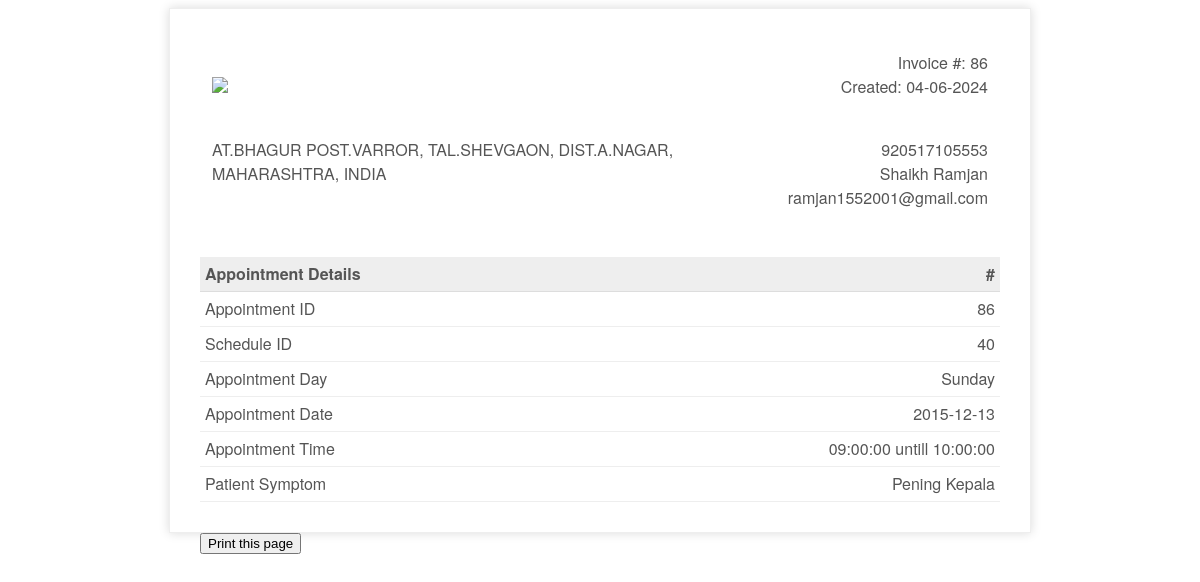
Page /invoice.php?appid=86 on the committed database.
### tables this page shows
CREATE TABLE `appointment` (
  `appId` int(3) NOT NULL,
  `patientIc` bigint(12) NOT NULL,
  `scheduleId` int(10) NOT NULL,
  `appSymptom` varchar(100) NOT NULL,
  `appComment` varchar(100) NOT NULL,
  `status` varchar(10) NOT NULL DEFAULT 'process'
);

CREATE TABLE `patient` (
  `icPatient` bigint(12) NOT NULL,
  `password` varchar(20) NOT NULL,
  `patientFirstName` varchar(20) NOT NULL,
  `patientLastName` varchar(20) NOT NULL,
  `patientMaritialStatus` varchar(10) NOT NULL,
  `patientDOB` date NOT NULL,
  `patientGender` varchar(10) NOT NULL,
  `patientAddress` varchar(100) NOT NULL,
  `patientPhone` varchar(15) NOT NULL,
  `patientEmail` varchar(100) NOT NULL
);

CREATE TABLE `doctorschedule` (
  `scheduleId` int(11) NOT NULL,
  `scheduleDate` date NOT NULL,
  `scheduleDay` varchar(15) NOT NULL,
  `startTime` time NOT NULL,
  `endTime` time NOT NULL,
  `bookAvail` varchar(10) NOT NULL
);

### invoice.php (the view, shortened to what this page needs)
<?php
if (isset($_GET['appid'])) {
$appid=$_GET['appid'];
}
$res=mysqli_query($con, "SELECT a.*, b.*,c.* FROM patient a
JOIN appointment b
On a.icPatient = b.patientIc
JOIN doctorschedule c
On b.scheduleId=c.scheduleId
WHERE b.appId  =".$appid);
$userRow=mysqli_fetch_array($res,MYSQLI_ASSOC);
?>
<!doctype html>
<html>
    <head>
        <link rel="stylesheet" type="text/css" href="assets/css/invoice.css">
    </head>
    <body>
        <div class="invoice-box">
            <table cellpadding="0" cellspacing="0">
                <tr class="top">
                    <td colspan="2">
                        <table>
                            <tr>
                                <td class="title">
                                    <img src="assets/img/logo 1.jpg" style="width:100%; max-width:300px;">
                                </td>
                                <td>
                                    Invoice #: <?php echo $userRow['appId'];?><br>
                                    Created: <?php echo date("d-m-Y");?><br>
                                </td>
                            </tr>
                        </table>
                    </td>
                </tr>
                <tr class="information">
                    <td colspan="2">
                        <table>
                            <tr>
                                <td>
                                    <?php echo $userRow['patientAddress'];?>
                                </td>
                                <td><?php echo $userRow['patientIc'];?><br>
                                    <?php echo $userRow['patientFirstName'];?> <?php echo $userRow['patientLastName'];?><br>
                                    <?php echo $userRow['patientEmail'];?>
                                </td>
                            </tr>
                        </table>
                    </td>
                </tr>
                <tr class="heading">
                    <td>
                        Appointment Details
                    </td>
                    <td>
                        #
                    </td>
                </tr>
                <tr class="item">
                    <td>
                        Appointment ID
                    </td>
                    <td>
                       <?php echo $userRow['appId'];?>
                    </td>
                </tr>
                <tr class="item">
                    <td>
                        Schedule ID
                    </td>
                    <td>
                        <?php echo $userRow['scheduleId'];?>
                    </td>
                </tr>
                <tr class="item">
                    <td>
                        Appointment Day
                    </td>
                    <td>
                        <?php echo $userRow['scheduleDay'];?>
                    </td>
                </tr>
                 <tr class="item">
                    <td>
                        Appointment Date
                    </td>
                    <td>
                        <?php echo $userRow['scheduleDate'];?>
                    </td>
                </tr>
                 <tr class="item">
                    <td>
                        Appointment Time
                    </td>
                    <td>
                        <?php echo $userRow['startTime'];?> untill <?php echo $userRow['endTime'];?>
                    </td>
                </tr>
                 <tr class="item">
                    <td>
                        Patient Symptom
                    </td>
                    <td>
                        <?php echo $userRow['appSymptom'];?>
                    </td>
                </tr>
            </table>
        </div>
        <div class="print">
        <button onclick="myFunction()">Print this page</button>
</div>
    </body>
</html>

### invoice.css (style rules this page uses)
.print { margin:auto; max-width:800px; }
.invoice-box { max-width:800px; margin:auto; padding:30px; border:1px solid #eee; box-shadow:0 0 10px rgba(0, 0, 0, .15); font-size:16px; line-height:24px; font-family:'Helvetica Neue', 'Helvetica', Helvetica, Arial, sans-serif; color:#555; }
.invoice-box table { width:100%; line-height:inherit; text-align:left; }
.invoice-box table td { padding:5px; vertical-align:top; }
.invoice-box table tr td:nth-child(2) { text-align:right; }
.invoice-box table tr.top table td { padding-bottom:20px; }
.invoice-box table tr.top table td.title { font-size:45px; line-height:45px; color:#333; }
.invoice-box table tr.information table td { padding-bottom:40px; }
.invoice-box table tr.heading td { background:#eee; border-bottom:1px solid #ddd; font-weight:bold; }
.invoice-box table tr.item td { border-bottom:1px solid #eee; }

### rows in the picture
appointment: appId "86", patientIc.patientAddress "AT.BHAGUR POST.VARROR, TAL.SHEVGAON, DIST.A.NAGAR, MAHARASHTRA, INDIA", patientIc "920517105553", patientIc.patientFirstName "Shaikh", patientIc.patientLastName "Ramjan", patientIc.patientEmail "ramjan1552001@gmail.com", scheduleId.scheduleId "40", scheduleId.scheduleDay "Sunday", scheduleId.scheduleDate "2015-12-13", scheduleId.startTime "09:00:00", scheduleId.endTime "10:00:00", appSymptom "Pening Kepala"
